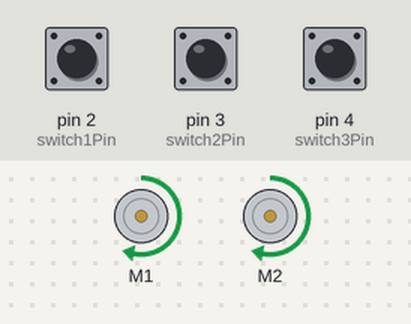
This sketch was run on a simulated Arduino Uno, built with avr-gcc and run on an emulated ATmega328P. On the bench: 2 × DC motor (green arrow = forward, orange = backward, longer = faster). The inputs (shaded band) are chosen by the test bench; at power-on: pin 2 (switch1Pin) HIGH, pin 3 (switch2Pin) HIGH, pin 4 (switch3Pin) HIGH.

Above: at 0.1 s.
Timing chart, 0 to 1.6 s (numbered marks = the images above):
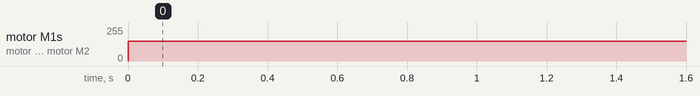

Measured:
- by itself, motor M1, motor M2: stopped → forward 150/255 at 0.00 s

The sketch:

Kod.ino
```cpp
#include <Wire.h>
#include <Adafruit_MotorShield.h>
#include "utility/Adafruit_MS_PWMServoDriver.h"
#include <Arduino.h>


Adafruit_MotorShield AFMS = Adafruit_MotorShield();
Adafruit_DCMotor *myMotor1 = AFMS.getMotor(1);
Adafruit_DCMotor *myMotor2 = AFMS.getMotor(2);
 int switch1Pin = 2 ;        //pin na koji je switch1 spojen
 int switch2Pin = 3 ;
 int switch3Pin = 4 ;

 int stanje_switcha1 = 0 ;
 int stanje_switcha2 = 0 ;
 int stanje_switcha3 = 0 ;

 int zd_st_sw= 0 ; // zadnje stanje switcha


void setup() {

AFMS.begin(1000);
myMotor1->setSpeed(150);
myMotor1->run(FORWARD);
myMotor2->setSpeed(150);
myMotor2->run(FORWARD);

 // DEFINIRANJE PINA SWITCHA 1 KAO ULAZA
 pinMode(switch1Pin ,INPUT);
 pinMode(switch2Pin ,INPUT);
 pinMode(switch3Pin ,INPUT);
 Serial.begin(9600);  //postavlja brzinu prijenosa podataka u bitovima u sekundi


}

void loop() {
  stanje_switcha1 = digitalRead(switch1Pin); // procitaj switchev ulazni pin
  stanje_switcha2 = digitalRead(switch2Pin);
  stanje_switcha3 = digitalRead(switch3Pin);

}
```
